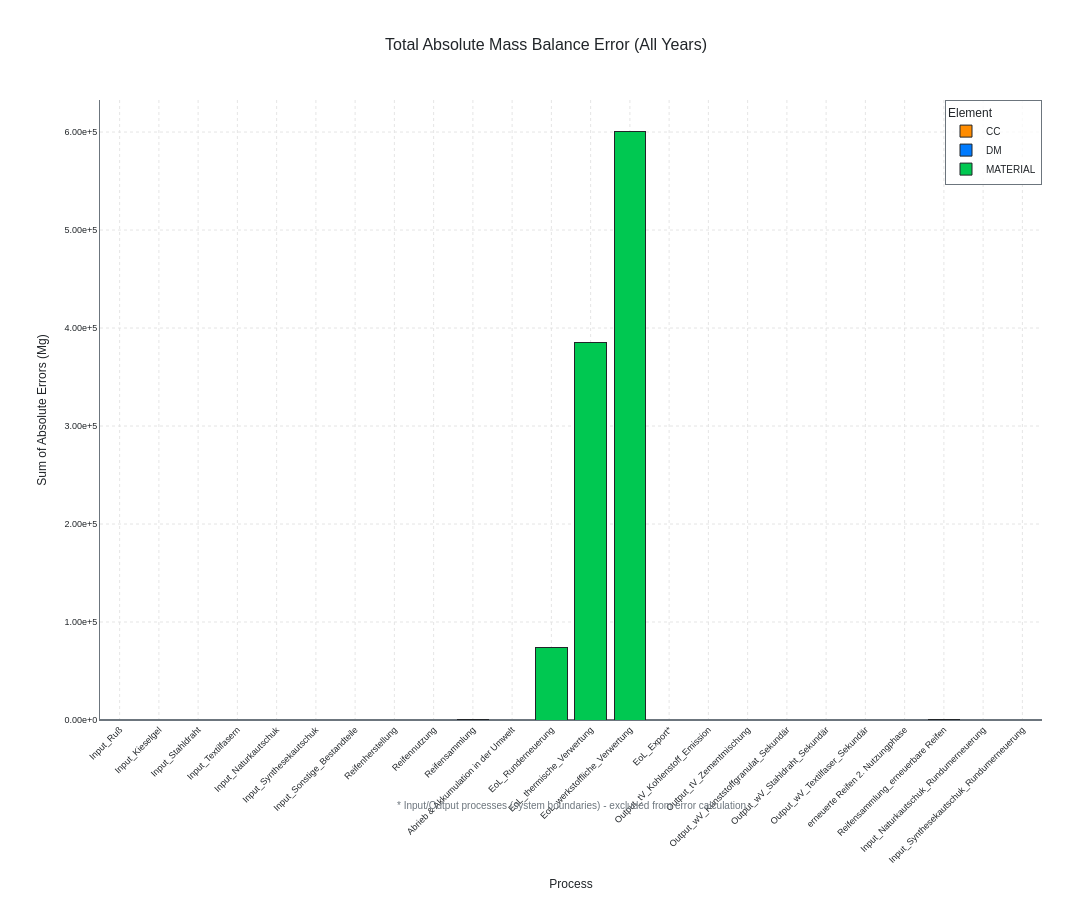

Notebook code for this chart:
### Markdown cell above
## 2.3 Mass Balance Verification

### Code cell
print(format_header("MASS BALANCE VERIFICATION (BASELINE)", level=2))
plotting.plot_total_mass_balance_error(mfa_results_baseline)
plotting.plot_optimized_mass_balance_error(mfa_results_baseline)

### Figure 1 — Plotly figure (JSON) as saved in the notebook; plotly's stock layout.template omitted (floating-point values rounded to 4 significant figures)
{"data": [{"hovertemplate": "<b>%{x}</b><br>MATERIAL: %{y:.2e} Mg<extra></extra>", "marker": {"color": "#00C851", "line": {"color": "#212529", "width": 1}}, "name": "MATERIAL", "type": "bar", "x": ["Input_Ruß", "Input_Kieselgel", "Input_Stahldraht", "Input_Textilfasern", "Input_Naturkautschuk", "Input_Synthesekautschuk", "Input_Sonstige_Bestandteile", "Reifenherstellung", "Reifennutzung", "Reifensammlung", "Abrieb & Akkumulation in der Umwelt", "EoL_Runderneuerung", "EoL_thermische_Verwertung", "EoL_werkstoffliche_Verwertung", "EoL_Export*", "Output_tV_Kohlenstoff_Emission", "Output_tV_Zementmischung", "Output_wV_Kunststoffgranulat_Sekundär", "Output_wV_Stahldraht_Sekundär", "Output_wV_Textilfaser_Sekundär", "erneuerte Reifen 2. Nutzungphase", "Reifensammlung_erneuerbare Reifen", "Input_Naturkautschuk_Rundumerneuerung", "Input_Synthesekautschuk_Rundumerneuerung"], "y": [0, 0, 0, 0, 0, 0, 0, 0, 0, 174.0, 0, 73660.0, 385400.0, 601100.0, 0, 0, 0, 0, 0, 0, 0, 3.541, 0, 0]}, {"hovertemplate": "<b>%{x}</b><br>DM: %{y:.2e} Mg<extra></extra>", "marker": {"color": "#007BFF", "line": {"color": "#212529", "width": 1}}, "name": "DM", "type": "bar", "x": ["Input_Ruß", "Input_Kieselgel", "Input_Stahldraht", "Input_Textilfasern", "Input_Naturkautschuk", "Input_Synthesekautschuk", "Input_Sonstige_Bestandteile", "Reifenherstellung", "Reifennutzung", "Reifensammlung", "Abrieb & Akkumulation in der Umwelt", "EoL_Runderneuerung", "EoL_thermische_Verwertung", "EoL_werkstoffliche_Verwertung", "EoL_Export*", "Output_tV_Kohlenstoff_Emission", "Output_tV_Zementmischung", "Output_wV_Kunststoffgranulat_Sekundär", "Output_wV_Stahldraht_Sekundär", "Output_wV_Textilfaser_Sekundär", "erneuerte Reifen 2. Nutzungphase", "Reifensammlung_erneuerbare Reifen", "Input_Naturkautschuk_Rundumerneuerung", "Input_Synthesekautschuk_Rundumerneuerung"], "y": [0, 0, 0, 0, 0, 0, 0, 0, 0, 27.85, 0, 0, 7.276e-12, 4.684e-11, 0, 0, 0, 0, 0, 0, 0, 3.541, 0, 0]}, {"hovertemplate": "<b>%{x}</b><br>CC: %{y:.2e} Mg<extra></extra>", "marker": {"color": "#FF8C00", "line": {"color": "#212529", "width": 1}}, "name": "CC", "type": "bar", "x": ["Input_Ruß", "Input_Kieselgel", "Input_Stahldraht", "Input_Textilfasern", "Input_Naturkautschuk", "Input_Synthesekautschuk", "Input_Sonstige_Bestandteile", "Reifenherstellung", "Reifennutzung", "Reifensammlung", "Abrieb & Akkumulation in der Umwelt", "EoL_Runderneuerung", "EoL_thermische_Verwertung", "EoL_werkstoffliche_Verwertung", "EoL_Export*", "Output_tV_Kohlenstoff_Emission", "Output_tV_Zementmischung", "Output_wV_Kunststoffgranulat_Sekundär", "Output_wV_Stahldraht_Sekundär", "Output_wV_Textilfaser_Sekundär", "erneuerte Reifen 2. Nutzungphase", "Reifensammlung_erneuerbare Reifen", "Input_Naturkautschuk_Rundumerneuerung", "Input_Synthesekautschuk_Rundumerneuerung"], "y": [0, 0, 0, 0, 0, 0, 0, 0, 0, 15.56, 0, 0, 7.844e-12, 1.091e-11, 0, 0, 0, 0, 0, 0, 0, 2.428, 0, 0]}], "layout": {"annotations": [{"font": {"color": "#6C757D", "size": 10}, "showarrow": false, "text": "* Input/Output processes (system boundaries) - excluded from error calculation", "x": 0.5, "xanchor": "center", "xref": "paper", "y": -0.15, "yref": "paper"}], "barmode": "stack", "font": {"color": "#212529", "family": "Arial, sans-serif", "size": 10}, "height": 900, "legend": {"bgcolor": "rgba(255,255,255,0.8)", "bordercolor": "#6C757D", "borderwidth": 1, "font": {"size": 10}, "orientation": "v", "title": {"font": {"size": 12}, "text": "Element"}, "x": 1, "xanchor": "right", "y": 1, "yanchor": "top"}, "margin": {"b": 100, "l": 100, "r": 50, "t": 100}, "paper_bgcolor": "#FFFFFF", "plot_bgcolor": "#FFFFFF", "title": {"font": {"color": "#212529", "family": "Arial, sans-serif", "size": 16}, "text": "Total Absolute Mass Balance Error (All Years)", "x": 0.5, "xanchor": "center"}, "width": 1200, "xaxis": {"gridcolor": "#E5E5E5", "griddash": "dot", "gridwidth": 1, "linecolor": "#6C757D", "linewidth": 1, "tickangle": -45, "tickfont": {"color": "#212529", "family": "Arial, sans-serif", "size": 9}, "title": {"font": {"color": "#212529", "family": "Arial, sans-serif", "size": 12}, "text": "Process"}, "zeroline": true, "zerolinecolor": "#6C757D"}, "yaxis": {"gridcolor": "#E5E5E5", "griddash": "dot", "gridwidth": 1, "linecolor": "#6C757D", "linewidth": 1, "rangemode": "tozero", "tickfont": {"color": "#212529", "family": "Arial, sans-serif", "size": 9}, "tickformat": ".2e", "title": {"font": {"color": "#212529", "family": "Arial, sans-serif", "size": 12}, "text": "Sum of Absolute Errors (Mg)"}, "zeroline": true, "zerolinecolor": "#6C757D"}}}
